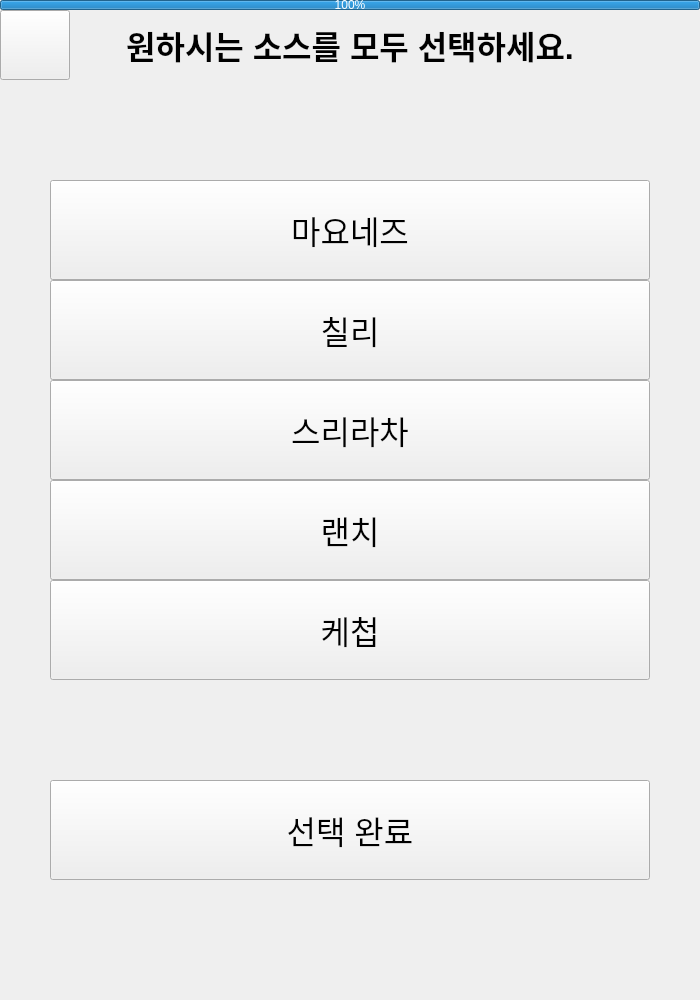
<?xml version="1.0" encoding="UTF-8"?>
<ui version="4.0">
 <class>IntroWindow</class>
 <widget class="QMainWindow" name="IntroWindow">
  <property name="geometry">
   <rect>
    <x>0</x>
    <y>0</y>
    <width>700</width>
    <height>1000</height>
   </rect>
  </property>
  <property name="minimumSize">
   <size>
    <width>700</width>
    <height>1000</height>
   </size>
  </property>
  <property name="maximumSize">
   <size>
    <width>700</width>
    <height>1000</height>
   </size>
  </property>
  <property name="windowTitle">
   <string>키오스크</string>
  </property>
  <widget class="QWidget" name="centralwidget">
   <widget class="QPushButton" name="BackButton">
    <property name="geometry">
     <rect>
      <x>0</x>
      <y>10</y>
      <width>70</width>
      <height>70</height>
     </rect>
    </property>
    <property name="autoFillBackground">
     <bool>false</bool>
    </property>
    <property name="text">
     <string/>
    </property>
    <property name="icon">
     <iconset>
      <normaloff>src/images/icons/arrow.png</normaloff>src/images/icons/arrow.png</iconset>
    </property>
    <property name="iconSize">
     <size>
      <width>20</width>
      <height>20</height>
     </size>
    </property>
    <property name="autoRepeat">
     <bool>false</bool>
    </property>
    <property name="autoExclusive">
     <bool>false</bool>
    </property>
   </widget>
   <widget class="QLabel" name="label">
    <property name="geometry">
     <rect>
      <x>70</x>
      <y>10</y>
      <width>560</width>
      <height>70</height>
     </rect>
    </property>
    <property name="font">
     <font>
      <pointsize>24</pointsize>
      <weight>75</weight>
      <bold>true</bold>
     </font>
    </property>
    <property name="text">
     <string>원하시는 소스를 모두 선택하세요.</string>
    </property>
    <property name="alignment">
     <set>Qt::AlignCenter</set>
    </property>
   </widget>
   <widget class="QProgressBar" name="progressBar">
    <property name="geometry">
     <rect>
      <x>0</x>
      <y>0</y>
      <width>700</width>
      <height>10</height>
     </rect>
    </property>
    <property name="value">
     <number>100</number>
    </property>
   </widget>
   <widget class="QPushButton" name="MayonnaiseButton">
    <property name="geometry">
     <rect>
      <x>50</x>
      <y>180</y>
      <width>600</width>
      <height>100</height>
     </rect>
    </property>
    <property name="font">
     <font>
      <pointsize>24</pointsize>
     </font>
    </property>
    <property name="text">
     <string>마요네즈</string>
    </property>
    <property name="icon">
     <iconset>
      <normaloff>src/images/assets/sauce/mayonnaise.png</normaloff>src/images/assets/sauce/mayonnaise.png</iconset>
    </property>
    <property name="iconSize">
     <size>
      <width>70</width>
      <height>70</height>
     </size>
    </property>
    <property name="checkable">
     <bool>true</bool>
    </property>
   </widget>
   <widget class="QPushButton" name="ChiliButton">
    <property name="geometry">
     <rect>
      <x>50</x>
      <y>280</y>
      <width>600</width>
      <height>100</height>
     </rect>
    </property>
    <property name="font">
     <font>
      <pointsize>24</pointsize>
     </font>
    </property>
    <property name="text">
     <string>칠리</string>
    </property>
    <property name="icon">
     <iconset>
      <normaloff>src/images/assets/sauce/chili.png</normaloff>src/images/assets/sauce/chili.png</iconset>
    </property>
    <property name="iconSize">
     <size>
      <width>70</width>
      <height>70</height>
     </size>
    </property>
    <property name="checkable">
     <bool>true</bool>
    </property>
   </widget>
   <widget class="QPushButton" name="SrirachaButton">
    <property name="geometry">
     <rect>
      <x>50</x>
      <y>380</y>
      <width>600</width>
      <height>100</height>
     </rect>
    </property>
    <property name="font">
     <font>
      <pointsize>24</pointsize>
     </font>
    </property>
    <property name="text">
     <string>스리라차</string>
    </property>
    <property name="icon">
     <iconset>
      <normaloff>src/images/assets/sauce/sriracha.png</normaloff>src/images/assets/sauce/sriracha.png</iconset>
    </property>
    <property name="iconSize">
     <size>
      <width>70</width>
      <height>70</height>
     </size>
    </property>
    <property name="checkable">
     <bool>true</bool>
    </property>
   </widget>
   <widget class="QPushButton" name="KetchupButton">
    <property name="geometry">
     <rect>
      <x>50</x>
      <y>580</y>
      <width>600</width>
      <height>100</height>
     </rect>
    </property>
    <property name="font">
     <font>
      <pointsize>24</pointsize>
     </font>
    </property>
    <property name="text">
     <string>케첩</string>
    </property>
    <property name="icon">
     <iconset>
      <normaloff>src/images/assets/sauce/ketchup.png</normaloff>src/images/assets/sauce/ketchup.png</iconset>
    </property>
    <property name="iconSize">
     <size>
      <width>70</width>
      <height>70</height>
     </size>
    </property>
    <property name="checkable">
     <bool>true</bool>
    </property>
   </widget>
   <widget class="QPushButton" name="RanchButton">
    <property name="geometry">
     <rect>
      <x>50</x>
      <y>480</y>
      <width>600</width>
      <height>100</height>
     </rect>
    </property>
    <property name="font">
     <font>
      <pointsize>24</pointsize>
     </font>
    </property>
    <property name="text">
     <string>랜치</string>
    </property>
    <property name="icon">
     <iconset>
      <normaloff>src/images/assets/sauce/ranch.png</normaloff>src/images/assets/sauce/ranch.png</iconset>
    </property>
    <property name="iconSize">
     <size>
      <width>70</width>
      <height>70</height>
     </size>
    </property>
    <property name="checkable">
     <bool>true</bool>
    </property>
   </widget>
   <widget class="QPushButton" name="SelectCompleteButton">
    <property name="geometry">
     <rect>
      <x>50</x>
      <y>780</y>
      <width>600</width>
      <height>100</height>
     </rect>
    </property>
    <property name="font">
     <font>
      <pointsize>24</pointsize>
     </font>
    </property>
    <property name="text">
     <string>선택 완료</string>
    </property>
    <property name="icon">
     <iconset>
      <normaloff>src/images/icons/check.png</normaloff>src/images/icons/check.png</iconset>
    </property>
    <property name="iconSize">
     <size>
      <width>70</width>
      <height>70</height>
     </size>
    </property>
   </widget>
  </widget>
 </widget>
 <resources/>
 <connections/>
</ui>
